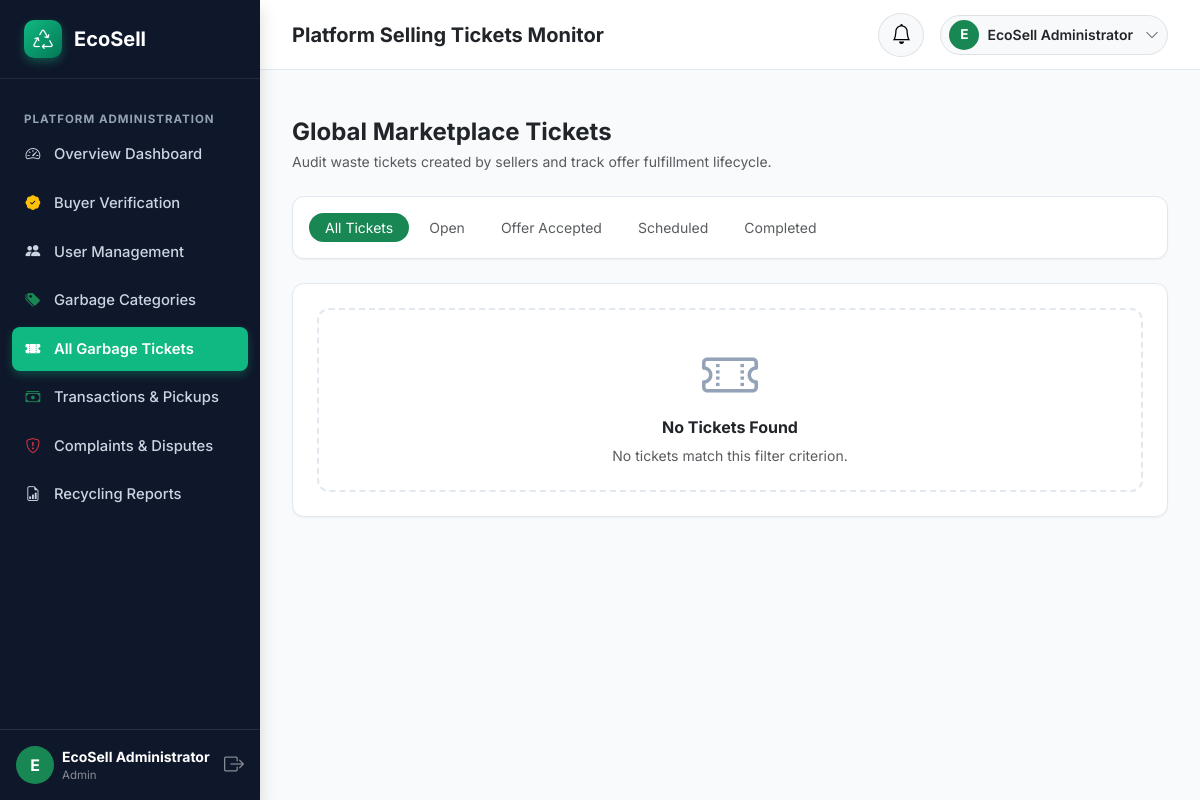
The app's page /admin/tickets (signed in) with its own data.
### models/user.py (models this page shows, shortened)
class User(UserMixin, db.Model):
    __tablename__ = 'users'
    id = db.Column(db.Integer, primary_key=True, autoincrement=True)
    full_name = db.Column(db.String(150), nullable=False)
    email = db.Column(db.String(150), nullable=False, unique=True, index=True)
    phone = db.Column(db.String(25), nullable=False)
    password_hash = db.Column(db.String(255), nullable=False)
    role = db.Column(db.String(20), nullable=False, index=True)  # 'seller', 'buyer', 'admin'
    account_status = db.Column(db.String(20), default='active')  # 'active', 'pending', 'suspended'
    created_at = db.Column(db.DateTime, default=datetime.utcnow)
    seller_profile = db.relationship('SellerProfile', backref='user', uselist=False, cascade='all, delete-orphan')
    buyer_profile = db.relationship('BuyerProfile', backref='user', uselist=False, cascade='all, delete-orphan')
    selling_tickets = db.relationship('SellingTicket', backref='seller', lazy='dynamic', cascade='all, delete-orphan')
    buyer_offers = db.relationship('BuyerOffer', backref='buyer', lazy='dynamic', cascade='all, delete-orphan')
    buyer_prices = db.relationship('BuyerPrice', backref='buyer', lazy='dynamic', cascade='all, delete-orphan')
    complaints = db.relationship('Complaint', backref='user', lazy='dynamic', cascade='all, delete-orphan')
    notifications = db.relationship('Notification', backref='user', lazy='dynamic', cascade='all, delete-orphan', order_by='Notification.created_at.desc()')
    @property
    def is_seller(self):
        return self.role == 'seller'
    @property
    def is_buyer(self):
        return self.role == 'buyer'
    @property
    def is_admin(self):
        return self.role == 'admin'
    @property
    def is_active(self):
        return self.account_status == 'active'

### routes/admin_routes.py (the view)
@admin_bp.route('/tickets')
@login_required
@admin_required
def tickets():
    status = request.args.get('status', 'all')
    query = SellingTicket.query
    if status != 'all':
        query = query.filter_by(status=status)
    all_tickets = query.order_by(SellingTicket.created_at.desc()).all()
    return render_template('admin/tickets.html', tickets=all_tickets, current_status=status)

### app.py (called while the page is built)
@login_manager.user_loader
def load_user(user_id):
    return User.query.get(int(user_id))

### templates/admin/tickets.html (shortened to what this page needs)
{% extends "dashboard_base.html" %}
{% block page_title %}Platform Selling Tickets Monitor{% endblock %}
{% block sidebar_menu %}
<li class="sidebar-heading">Platform Administration</li>
<li class="sidebar-item">
    <a href="{{ url_for('admin.dashboard') }}" class="sidebar-link">
        <i class="bi bi-speedometer2"></i> Overview Dashboard
    </a>
</li>
<li class="sidebar-item">
    <a href="{{ url_for('admin.buyers_verification') }}" class="sidebar-link">
        <i class="bi bi-patch-check-fill text-warning"></i> Buyer Verification
    </a>
</li>
<li class="sidebar-item">
    <a href="{{ url_for('admin.users') }}" class="sidebar-link">
        <i class="bi bi-people-fill"></i> User Management
    </a>
</li>
<li class="sidebar-item">
    <a href="{{ url_for('admin.categories') }}" class="sidebar-link">
        <i class="bi bi-tags-fill text-success"></i> Garbage Categories
    </a>
</li>
<li class="sidebar-item">
    <a href="{{ url_for('admin.tickets') }}" class="sidebar-link active">
        <i class="bi bi-ticket-perforated-fill"></i> All Garbage Tickets
    </a>
</li>
<li class="sidebar-item">
    <a href="{{ url_for('admin.transactions') }}" class="sidebar-link">
        <i class="bi bi-cash-stack text-success"></i> Transactions & Pickups
    </a>
</li>
<li class="sidebar-item">
    <a href="{{ url_for('admin.complaints') }}" class="sidebar-link">
        <i class="bi bi-shield-exclamation text-danger"></i> Complaints & Disputes
    </a>
</li>
<li class="sidebar-item">
    <a href="{{ url_for('admin.reports') }}" class="sidebar-link">
        <i class="bi bi-file-earmark-bar-graph"></i> Recycling Reports
    </a>
</li>
{% endblock %}
{% block dashboard_body %}
<div class="mb-4">
    <h4 class="fw-bold text-dark mb-1">Global Marketplace Tickets</h4>
    <p class="text-muted small mb-0">Audit waste tickets created by sellers and track offer fulfillment lifecycle.</p>
</div>
<div class="ecosell-card p-3 mb-4">
    <ul class="nav nav-pills small gap-1">
        <li class="nav-item">
            <a class="nav-link rounded-pill py-1 px-3 {% if current_status == 'all' %}active bg-success{% else %}text-muted{% endif %}" href="{{ url_for('admin.tickets', status='all') }}">All Tickets</a>
        </li>
        <li class="nav-item">
            <a class="nav-link rounded-pill py-1 px-3 {% if current_status == 'Open' %}active bg-success{% else %}text-muted{% endif %}" href="{{ url_for('admin.tickets', status='Open') }}">Open</a>
        </li>
        <li class="nav-item">
            <a class="nav-link rounded-pill py-1 px-3 {% if current_status == 'Offer Accepted' %}active bg-success{% else %}text-muted{% endif %}" href="{{ url_for('admin.tickets', status='Offer Accepted') }}">Offer Accepted</a>
        </li>
        <li class="nav-item">
            <a class="nav-link rounded-pill py-1 px-3 {% if current_status == 'Scheduled' %}active bg-success{% else %}text-muted{% endif %}" href="{{ url_for('admin.tickets', status='Scheduled') }}">Scheduled</a>
        </li>
        <li class="nav-item">
            <a class="nav-link rounded-pill py-1 px-3 {% if current_status == 'Completed' %}active bg-success{% else %}text-muted{% endif %}" href="{{ url_for('admin.tickets', status='Completed') }}">Completed</a>
        </li>
    </ul>
</div>
<div class="ecosell-card p-4">
    {% if tickets %}
    <div class="table-responsive">
        <table class="table-ecosell">
            <thead>
                <tr>
                    <th>Ticket ID</th>
                    <th>Seller</th>
                    <th>Category</th>
                    <th>Est. Weight</th>
                    <th>Location</th>
                    <th>Pickup Date</th>
                    <th>Bids</th>
                    <th>Status</th>
                </tr>
            </thead>
            <tbody>
                {% for t in tickets %}
                <tr>
                    <td class="fw-bold text-dark">{{ t.ticket_number }}</td>
                    <td>
                        <strong class="text-dark">{{ t.seller.full_name }}</strong>
                        <div class="text-muted small">{{ t.seller.phone }}</div>
                    </td>
                    <td>
                        <span class="badge bg-light text-dark border">{{ t.category.category_name }}</span>
                    </td>
                    <td>{{ t.estimated_quantity }} kg ({{ t.garbage_condition }})</td>
                    <td>{{ t.city }} ({{ t.pincode }})</td>
                    <td>{{ t.preferred_pickup_date | date_format }}</td>
                    <td>
                        <span class="badge bg-warning text-dark">{{ t.offers.count() }} offers</span>
                    </td>
                    <td>
                        <span class="badge badge-status
                            {% if t.status == 'Open' %}badge-open
                            {% elif t.status == 'Completed' %}badge-completed
                            {% elif t.status == 'Cancelled' %}badge-cancelled
                            {% else %}badge-accepted{% endif %}">
                            {{ t.status }}
                        </span>
                    </td>
                </tr>
                {% endfor %}
            </tbody>
        </table>
    </div>
    {% else %}
    <div class="empty-state py-4">
        <i class="bi bi-ticket-perforated empty-state-icon"></i>
        <h6 class="fw-bold text-dark">No Tickets Found</h6>
        <p class="text-muted small mb-0">No tickets match this filter criterion.</p>
    </div>
    {% endif %}
</div>
{% endblock %}

### templates/dashboard_base.html (shortened to what this page needs)
{% extends "base.html" %}
{% block layout %}
<div class="dashboard-wrapper">
    <aside class="dashboard-sidebar shadow">
        <div class="sidebar-brand">
            <div class="brand-leaf-icon">
                <i class="bi bi-recycle fs-5"></i>
            </div>
            <span>EcoSell</span>
        </div>
        <ul class="sidebar-nav">
            {% block sidebar_menu %}{% endblock %}
        </ul>
        <div class="p-3 border-top border-secondary border-opacity-25 mt-auto">
            <div class="d-flex align-items-center gap-2">
                <div class="rounded-circle bg-success text-white d-flex align-items-center justify-content-center fw-bold" style="width: 38px; height: 38px;">
                    {{ current_user.full_name[:1] | upper }}
                </div>
                <div class="overflow-hidden flex-grow-1">
                    <div class="text-white small fw-bold text-truncate">{{ current_user.full_name }}</div>
                    <div class="text-white-50 text-truncate" style="font-size: 0.72rem;">{{ current_user.role | capitalize }}</div>
                </div>
                <a href="{{ url_for('auth.logout') }}" class="text-white-50 hover-white" title="Logout">
                    <i class="bi bi-box-arrow-right fs-5"></i>
                </a>
            </div>
        </div>
    </aside>
    <div class="dashboard-main">
        <header class="dashboard-topbar">
            <div class="d-flex align-items-center gap-3">
                <h5 class="mb-0 fw-bold text-dark d-none d-sm-block">{% block page_title %}Dashboard{% endblock %}</h5>
            </div>
            <div class="d-flex align-items-center gap-3">
                <div class="dropdown">
                    <button class="btn btn-light rounded-circle position-relative border" type="button" data-bs-toggle="dropdown" aria-expanded="false">
                        <i class="bi bi-bell fs-5 text-gray-700"></i>
                    </button>
                </div>
                <div class="dropdown">
                    <button class="btn btn-light d-flex align-items-center gap-2 border rounded-pill py-1 px-2" type="button" data-bs-toggle="dropdown">
                        <div class="rounded-circle bg-success text-white d-flex align-items-center justify-content-center fw-bold" style="width: 30px; height: 30px; font-size: 0.85rem;">
                            {{ current_user.full_name[:1] | upper }}
                        </div>
                        <span class="small fw-semibold text-dark me-1 d-none d-md-inline">{{ current_user.full_name }}</span>
                        <i class="bi bi-chevron-down text-muted small"></i>
                    </button>
                </div>
            </div>
        </header>
        <div class="px-4 pt-3">
        </div>
        <div class="dashboard-content">
            {% block dashboard_body %}{% endblock %}
        </div>
    </div>
</div>
{% endblock %}

### static/css/style.css (style rules this page uses)
:root { --primary: #10b981; --primary-hover: #059669; --primary-dark: #047857; --primary-light: #ecfdf5; --primary-subtle: #d1fae5; --secondary: #0ea5e9; --secondary-dark: #0284c7; --dark: #0f172a; --dark-light: #1e293b; --gray-900: #0f172a; --gray-800: #1e293b; --gray-700: #334155; --gray-600: #475569; --gray-500: #64748b; --gray-400: #94a3b8; --gray-300: #cbd5e1; --gray-200: #e2e8f0; --gray-100: #f1f5f9; --gray-50: #f8fafc; --success: #10b981; --warning: #f59e0b; --danger: #ef4444; --info: #06b6d4; --sidebar-width: 260px; --topbar-height: 70px; --shadow-sm: 0 1px 2px 0 rgb(0 0 0 / 0.05); --shadow-md: 0 4px 6px -1px rgb(0 0 0 / 0.1), 0 2px 4px -2px rgb(0 0 0 / 0.1); --shadow-lg: 0 10px 15px -3px rgb(0 0 0 / 0.1), 0 4px 6px -4px rgb(0 0 0 / 0.1); --shadow-xl: 0 20px 25px -5px rgb(0 0 0 / 0.1), 0 8px 10px -6px rgb(0 0 0 / 0.1); --radius-sm: 8px; --radius-md: 12px; --radius-lg: 16px; --radius-xl: 24px; }
body { font-family: 'Inter', -apple-system, BlinkMacSystemFont, 'Segoe UI', Roboto, Helvetica, Arial, sans-serif; color: var(--gray-800); background-color: var(--gray-50); min-height: 100vh; display: flex; flex-direction: column; }
a { color: var(--primary-dark); text-decoration: none; transition: all 0.2s ease; }
.brand-leaf-icon { width: 38px; height: 38px; background: linear-gradient(135deg, var(--primary), var(--primary-dark)); color: white; display: flex; align-items: center; justify-content: center; border-radius: 10px; box-shadow: 0 4px 10px rgba(16, 185, 129, 0.35); }
.ecosell-card { background: #ffffff; border: 1px solid var(--gray-200); border-radius: var(--radius-md); box-shadow: var(--shadow-sm); transition: transform 0.2s ease, box-shadow 0.2s ease; }
.dashboard-wrapper { display: flex; min-height: 100vh; width: 100%; }
.dashboard-sidebar { width: var(--sidebar-width); background-color: var(--dark); color: #ffffff; display: flex; flex-direction: column; flex-shrink: 0; transition: all 0.3s ease; position: sticky; top: 0; height: 100vh; z-index: 1000; overflow-y: auto; }
.sidebar-brand { padding: 1.25rem 1.5rem; display: flex; align-items: center; gap: 0.75rem; color: #ffffff; font-weight: 700; font-size: 1.25rem; border-bottom: 1px solid rgba(255, 255, 255, 0.08); }
.sidebar-nav { padding: 1.25rem 0.75rem; list-style: none; margin: 0; flex: 1; }
.sidebar-heading { font-size: 0.72rem; text-transform: uppercase; letter-spacing: 1px; color: var(--gray-400); padding: 0.75rem 0.75rem 0.25rem; font-weight: 700; }
.sidebar-item { margin-bottom: 0.25rem; }
.sidebar-link { display: flex; align-items: center; gap: 0.85rem; padding: 0.7rem 0.85rem; color: var(--gray-300); border-radius: var(--radius-sm); font-weight: 500; font-size: 0.925rem; transition: all 0.2s ease; }
.sidebar-link.active { background: var(--primary); color: #ffffff; font-weight: 600; box-shadow: 0 4px 10px rgba(16, 185, 129, 0.3); }
.dashboard-main { flex: 1; display: flex; flex-direction: column; min-width: 0; background-color: #f8fafc; }
.dashboard-topbar { height: var(--topbar-height); background: #ffffff; border-bottom: 1px solid var(--gray-200); display: flex; align-items: center; justify-content: space-between; padding: 0 2rem; position: sticky; top: 0; z-index: 999; }
.dashboard-content { padding: 2rem; flex: 1; }
.empty-state { text-align: center; padding: 3.5rem 1.5rem; background: #ffffff; border-radius: var(--radius-md); border: 2px dashed var(--gray-200); }
.empty-state-icon { font-size: 3.5rem; color: var(--gray-400); margin-bottom: 1rem; }

### records on screen
User: full_name "E", full_name "EcoSell Administrator", role "Admin"
